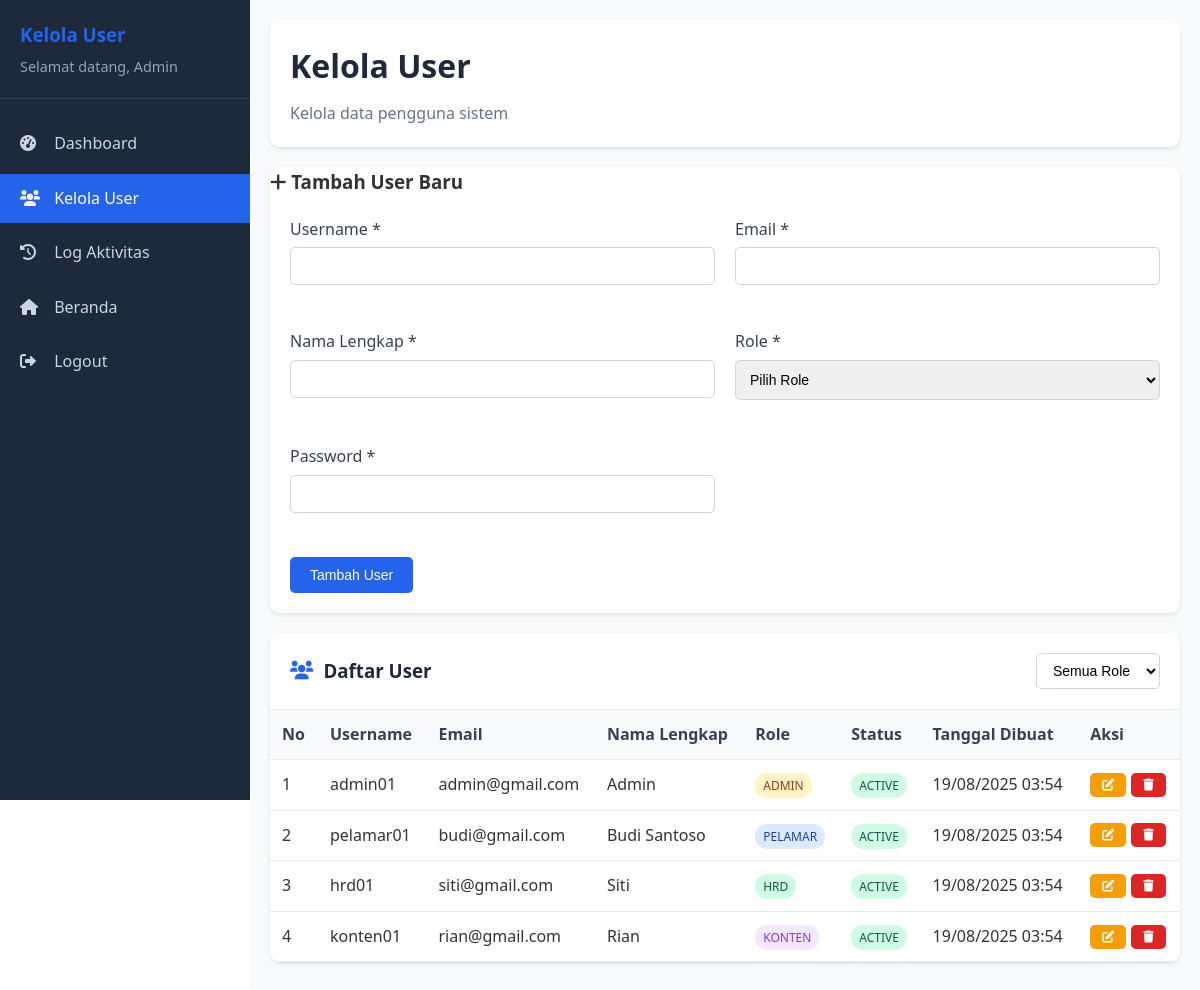
The page /admin/users.php (signed in) on the database its author committed.
### tables this page shows
CREATE TABLE `users` (
  `user_id` int NOT NULL,
  `username` varchar(50) NOT NULL,
  `password` varchar(255) NOT NULL,
  `email` varchar(100) NOT NULL,
  `full_name` varchar(100) DEFAULT NULL,
  `role` enum('admin','pelamar','hrd','konten') DEFAULT 'pelamar',
  `status` enum('active','inactive') DEFAULT 'active',
  `created_at` timestamp NULL DEFAULT CURRENT_TIMESTAMP,
  `hapus` int NOT NULL DEFAULT '0'
);

### admin/users.php (the view, shortened to what this page needs)
<?php
require_once '../connect/koneksi.php';
$full_name = $_SESSION['full_name'];
$where_clause = "WHERE hapus = 0";
$users_query = "SELECT * FROM users $where_clause ORDER BY created_at DESC";
$users_result = mysqli_query($conn, $users_query);
?>
<!DOCTYPE html>
<html lang="id">
<head>
    <link rel="stylesheet" href="../assets/css/common.css">
    <link rel="stylesheet" href="https://cdnjs.cloudflare.com/ajax/libs/font-awesome/6.0.0/css/all.min.css">
    <link rel="stylesheet" href="css/dashboard.css">
    <link rel="stylesheet" href="css/users.css">
</head>
<body>
    <div class="dashboard-container">
        <div class="sidebar" id="sidebar">
            <div class="sidebar-header">
                <h3>Kelola User</h3>
                <p>Selamat datang, <?php echo htmlspecialchars($full_name); ?></p>
            </div>
            <ul class="sidebar-menu">
                <li><a href="dashboard.php"><i class="fas fa-tachometer-alt"></i> Dashboard</a></li>
                <li><a href="users.php" class="active"><i class="fas fa-users"></i> Kelola User</a></li>
                <li><a href="logs.php"><i class="fas fa-history"></i> Log Aktivitas</a></li>
                <li><a href="../index.php"><i class="fas fa-home"></i> Beranda</a></li>
                <li><a href="../logout.php"><i class="fas fa-sign-out-alt"></i> Logout</a></li>
            </ul>
        </div>
        <div class="main-content">
            <div class="dashboard-header">
                <h1>Kelola User</h1>
                <p>Kelola data pengguna sistem</p>
            </div>
            <div class="card">
                <h3><i class="fas fa-plus"></i> Tambah User Baru</h3>
                <form method="POST" class="add-user-form">
                    <div class="form-row">
                        <div class="form-group">
                            <label for="username">Username *</label>
                            <input type="text" id="username" name="username" required>
                        </div>
                        <div class="form-group">
                            <label for="email">Email *</label>
                            <input type="email" id="email" name="email" required>
                        </div>
                    </div>
                    <div class="form-row">
                        <div class="form-group">
                            <label for="full_name">Nama Lengkap *</label>
                            <input type="text" id="full_name" name="full_name" required>
                        </div>
                        <div class="form-group">
                            <label for="role">Role *</label>
                            <select id="role" name="role" required>
                                <option value="">Pilih Role</option>
                            </select>
                        </div>
                    </div>
                    <div class="form-row">
                        <div class="form-group">
                            <label for="password">Password *</label>
                            <input type="password" id="password" name="password" required>
                        </div>
                    </div>
                    <button type="submit" class="btn btn-primary">Tambah User</button>
                </form>
            </div>
            <div class="card">
                <div class="card-header">
                    <h3><i class="fas fa-users"></i> Daftar User</h3>
                    <div class="filter-section">
                        <form method="GET" class="filter-form">
                            <select name="role" onchange="this.form.submit()">
                                <option value="">Semua Role</option>
                            </select>
                        </form>
                    </div>
                </div>
                <div class="users-table">
                    <table>
                        <thead>
                            <tr>
                                <th>No</th>
                                <th>Username</th>
                                <th>Email</th>
                                <th>Nama Lengkap</th>
                                <th>Role</th>
                                <th>Status</th>
                                <th>Tanggal Dibuat</th>
                                <th>Aksi</th>
                            </tr>
                        </thead>
                        <tbody>
                            <?php if (mysqli_num_rows($users_result) > 0): ?>
                                <?php $no = 1; ?>
                                <?php while ($user = mysqli_fetch_assoc($users_result)): ?>
                                    <tr>
                                        <td><?php echo $no++; ?></td>
                                        <td><?php echo htmlspecialchars($user['username']); ?></td>
                                        <td><?php echo htmlspecialchars($user['email']); ?></td>
                                        <td><?php echo htmlspecialchars($user['full_name']); ?></td>
                                        <td>
                                            <span class="role-badge role-<?php echo $user['role']; ?>">
                                                <?php echo ucfirst($user['role']); ?>
                                            </span>
                                        </td>
                                        <td>
                                            <span class="status-badge status-<?php echo $user['status']; ?>">
                                                <?php echo ucfirst($user['status']); ?>
                                            </span>
                                        </td>
                                        <td><?php echo date('d/m/Y H:i', strtotime($user['created_at'])); ?></td>
                                        <td>
                                            <div class="action-buttons">
                                                <?php if ($user['role'] != 'admin' || $_SESSION['user_id'] == $user['user_id']): ?>
                                                    <button class="btn btn-sm btn-warning" onclick="editRole(<?php echo $user['user_id']; ?>, '<?php echo $user['role']; ?>')">
                                                        <i class="fas fa-edit"></i>
                                                    </button>
                                                <?php endif; ?>
                                                <?php if ($user['role'] != 'admin' || $_SESSION['user_id'] == $user['user_id']): ?>
                                                    <button class="btn btn-sm btn-danger" onclick="deleteUser(<?php echo $user['user_id']; ?>, '<?php echo htmlspecialchars($user['username']); ?>')">
                                                        <i class="fas fa-trash"></i>
                                                    </button>
                                                <?php endif; ?>
                                            </div>
                                        </td>
                                    </tr>
                                <?php endwhile; ?>
                            <?php else: ?>
                                <tr>
                                    <td colspan="8" class="text-center">Tidak ada data user</td>
                                </tr>
                            <?php endif; ?>
                        </tbody>
                    </table>
                </div>
            </div>
        </div>
    </div>
</body>
</html>

### assets/css/common.css (style rules this page uses)
* { margin: 0; padding: 0; box-sizing: border-box; }
body { font-family: "Segoe UI", Tahoma, Geneva, Verdana, sans-serif; line-height: 1.6; color: #333; background-color: #ffffff; }
.btn-primary { background: #2563eb; color: white; padding: 12px 24px; border: none; border-radius: 6px; font-size: 1rem; font-weight: 600; cursor: pointer; text-decoration: none; display: inline-block; transition: all 0.3s ease; }
.form-group { margin-bottom: 1.5rem; }
.form-group label { display: block; margin-bottom: 0.5rem; font-weight: 600; color: #374151; }
.form-group input, .form-group select, .form-group textarea { width: 100%; padding: 12px; border: 2px solid #e5e7eb; border-radius: 6px; font-size: 1rem; transition: border-color 0.3s ease; }

### admin/css/dashboard.css (style rules this page uses)
.dashboard-container { display: flex; min-height: 100vh; }
.sidebar { width: 250px; background: #1e293b; color: white; padding: 20px 0; position: fixed; height: 100vh; overflow-y: auto; }
.sidebar-header { padding: 0 20px 20px; border-bottom: 1px solid #334155; margin-bottom: 20px; }
.sidebar-header h3 { color: #2563eb; margin-bottom: 5px; }
.sidebar-header p { color: #94a3b8; font-size: 0.9rem; }
.sidebar-menu { list-style: none; padding: 0; }
.sidebar-menu li { margin-bottom: 5px; }
.sidebar-menu a { display: block; padding: 12px 20px; color: #cbd5e1; text-decoration: none; transition: all 0.3s ease; }
.sidebar-menu a:hover, .sidebar-menu a.active { background: #2563eb; color: white; }
.sidebar-menu i { margin-right: 10px; width: 20px; }
.main-content { flex: 1; margin-left: 250px; padding: 20px; background: #f8fafc; }
.dashboard-header { background: white; padding: 20px; border-radius: 10px; box-shadow: 0 2px 4px rgba(0,0,0,0.1); margin-bottom: 20px; }
.dashboard-header h1 { color: #1e293b; margin-bottom: 10px; }
.dashboard-header p { color: #64748b; }

### admin/css/users.css (style rules this page uses)
.card { background: white; border-radius: 10px; box-shadow: 0 2px 4px rgba(0,0,0,0.1); margin-bottom: 20px; overflow: hidden; }
.card-header { padding: 20px; border-bottom: 1px solid #e5e7eb; display: flex; justify-content: space-between; align-items: center; flex-wrap: wrap; gap: 15px; }
.card-header h3 { color: #1e293b; margin: 0; display: flex; align-items: center; gap: 10px; }
.card-header i { color: #2563eb; }
.add-user-form { padding: 20px; }
.form-row { display: grid; grid-template-columns: 1fr 1fr; gap: 20px; margin-bottom: 20px; }
.form-group { display: flex; flex-direction: column; }
.form-group label { margin-bottom: 5px; color: #374151; font-weight: 500; }
.form-group input, .form-group select { padding: 10px; border: 1px solid #d1d5db; border-radius: 5px; font-size: 14px; transition: border-color 0.3s ease; }
.btn { padding: 10px 20px; border: none; border-radius: 5px; cursor: pointer; font-size: 14px; font-weight: 500; text-decoration: none; display: inline-flex; align-items: center; gap: 8px; transition: all 0.3s ease; }
.btn-primary { background: #2563eb; color: white; }
.btn-warning { background: #f59e0b; color: white; }
.btn-danger { background: #dc2626; color: white; }
.btn-sm { padding: 6px 12px; font-size: 12px; }
.users-table { overflow-x: auto; }
.users-table table { width: 100%; border-collapse: collapse; }
.users-table th, .users-table td { padding: 12px; text-align: left; border-bottom: 1px solid #e5e7eb; }
.users-table th { background: #f9fafb; font-weight: 600; color: #374151; }
.role-badge, .status-badge { padding: 4px 8px; border-radius: 12px; font-size: 12px; font-weight: 500; text-transform: uppercase; }
.role-admin { background: #fef3c7; color: #92400e; }
.role-pelamar { background: #dbeafe; color: #1e40af; }
.role-hrd { background: #d1fae5; color: #065f46; }
.role-konten { background: #f3e8ff; color: #7c3aed; }
.status-active { background: #d1fae5; color: #065f46; }
.action-buttons { display: flex; gap: 5px; }
.filter-section { display: flex; align-items: center; }
.filter-form select { padding: 8px 12px; border: 1px solid #d1d5db; border-radius: 5px; font-size: 14px; background: white; }

### rows shown on the page
users: username "admin01", email "admin@gmail.com", full_name "Admin", role "ADMIN", status "ACTIVE", created_at "19/08/2025 03:54"
users: username "pelamar01", email "budi@gmail.com", full_name "Budi Santoso", role "PELAMAR", status "ACTIVE", created_at "19/08/2025 03:54"
users: username "hrd01", email "siti@gmail.com", full_name "Siti", role "HRD", status "ACTIVE", created_at "19/08/2025 03:54"
users: username "konten01", email "rian@gmail.com", full_name "Rian", role "KONTEN", status "ACTIVE", created_at "19/08/2025 03:54"

### other values the page prints
$full_name "Admin"
